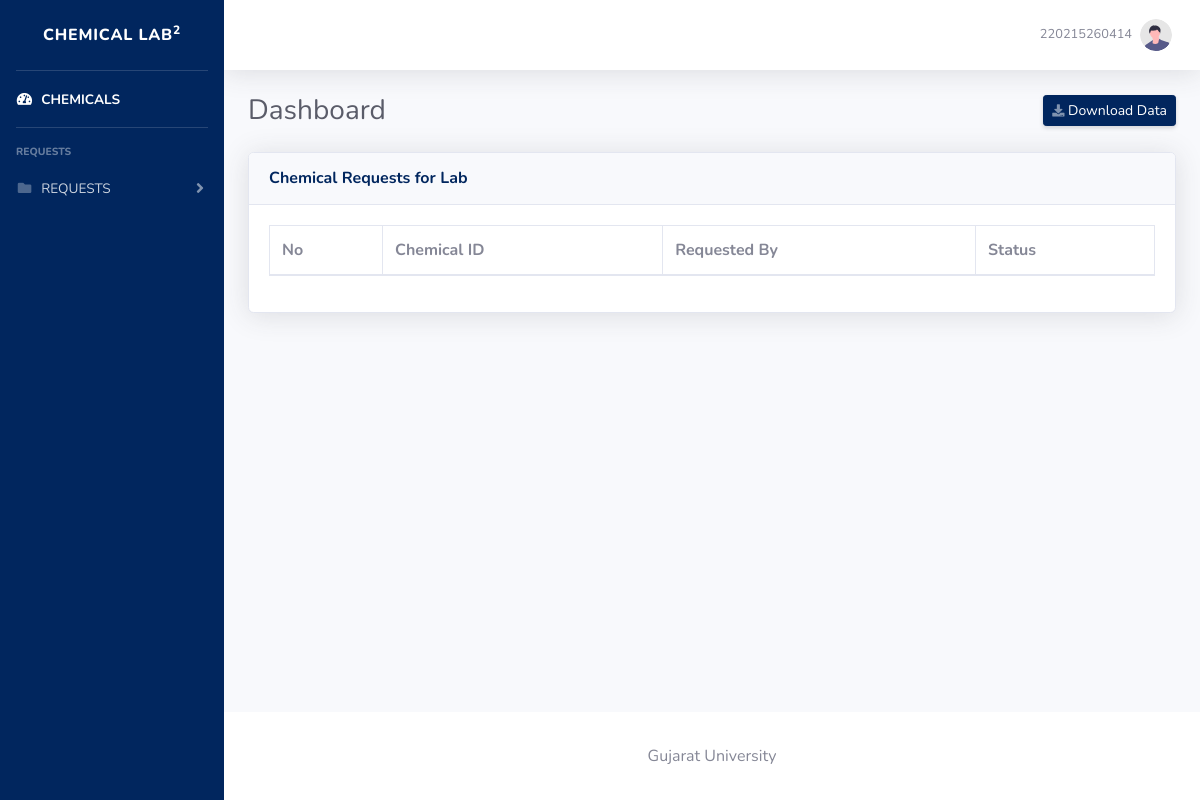
/lab_head/purchase_chemical.php (signed in), run on an earlier commit of the app's database.
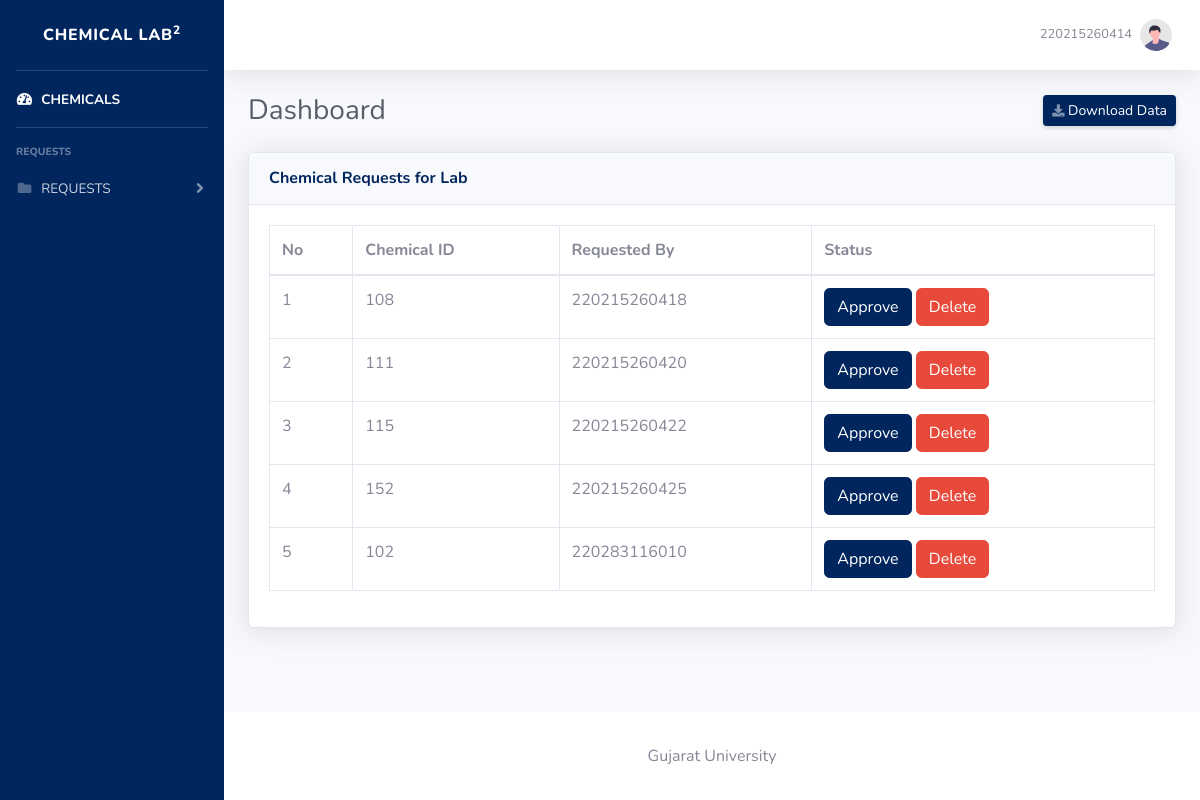
And on a later commit of the database.
### tables this page shows
CREATE TABLE `tbl_request` (
  `request_id` int(11) NOT NULL,
  `chem_id` varchar(3) NOT NULL,
  `requested_by` varchar(12) NOT NULL,
  `lab_head_status` varchar(2) NOT NULL,
  `hod_status` varchar(2) NOT NULL
);

### lab_head/purchase_chemical.php (the view, shortened to what the changed rows need)
<?php
require '../php_files/connection.php';
$sql = "SELECT * FROM tbl_request WHERE lab_head_status = '0'";
$result = mysqli_query($conn, $sql);
$chemicals = [];
while ($row = mysqli_fetch_assoc($result)) {
    $chemicals[] = $row;
}
$count = 1;
?>
<!DOCTYPE html>
<html lang="en">
<head>
    <link href="../vendor/fontawesome-free/css/all.min.css" rel="stylesheet" type="text/css">
    <link href="../css/sb-admin-2.min.css" rel="stylesheet">
</head>
<body id="page-top">
    <div id="wrapper">
        <div id="content-wrapper" class="d-flex flex-column">
            <div id="content">
                <div class="container-fluid">
                    <div class="d-sm-flex align-items-center justify-content-between mb-4">
                        <h1 class="h3 mb-0 text-gray-800">Dashboard</h1>
                    </div>
                    <div class="card shadow mb-4">
                        <div class="card-body">
                            <div class="table-responsive">
                            <table class="table table-bordered" id="dataTable" width="100%" cellspacing="0">
                                <thead>
                                    <tr>
                                        <th>No</th>
                                        <th>Chemical ID</th>
                                        <th>Requested By</th>
                                        <th>Status</th>
                                    </tr>
                                </thead>
                                <tbody>
                                    <?php foreach ($chemicals as $chemical) : ?>
                                        <tr>
                                            <td><?php echo $count++; ?></td>
                                            <td><?php echo $chemical['chem_id']; ?></td>
                                            <td><?php echo $chemical['requested_by']; ?></td>
                                            <td>
                                            <form action="" method="post">
                                                <button type="submit" name="approve" class="btn btn-primary">Approve</button>
                                                <button type="submit" name="decline" class="btn btn-danger">Delete</button>
                                            </form>
                                            </td>
                                        </tr>
                                    <?php endforeach; ?>
                                </tbody>
                            </table>
                            </div>
                        </div>
                    </div>
                </div>
            </div>
        </div>
    </div>
</body>
</html>

What changed in the data, as far as the page shows it:
added tbl_request: chem "108", requested_by "220215260418"
added tbl_request: chem "111", requested_by "220215260420"
added tbl_request: chem "115", requested_by "220215260422"
added tbl_request: chem "152", requested_by "220215260425"
added tbl_request: chem "102", requested_by "220283116010"
